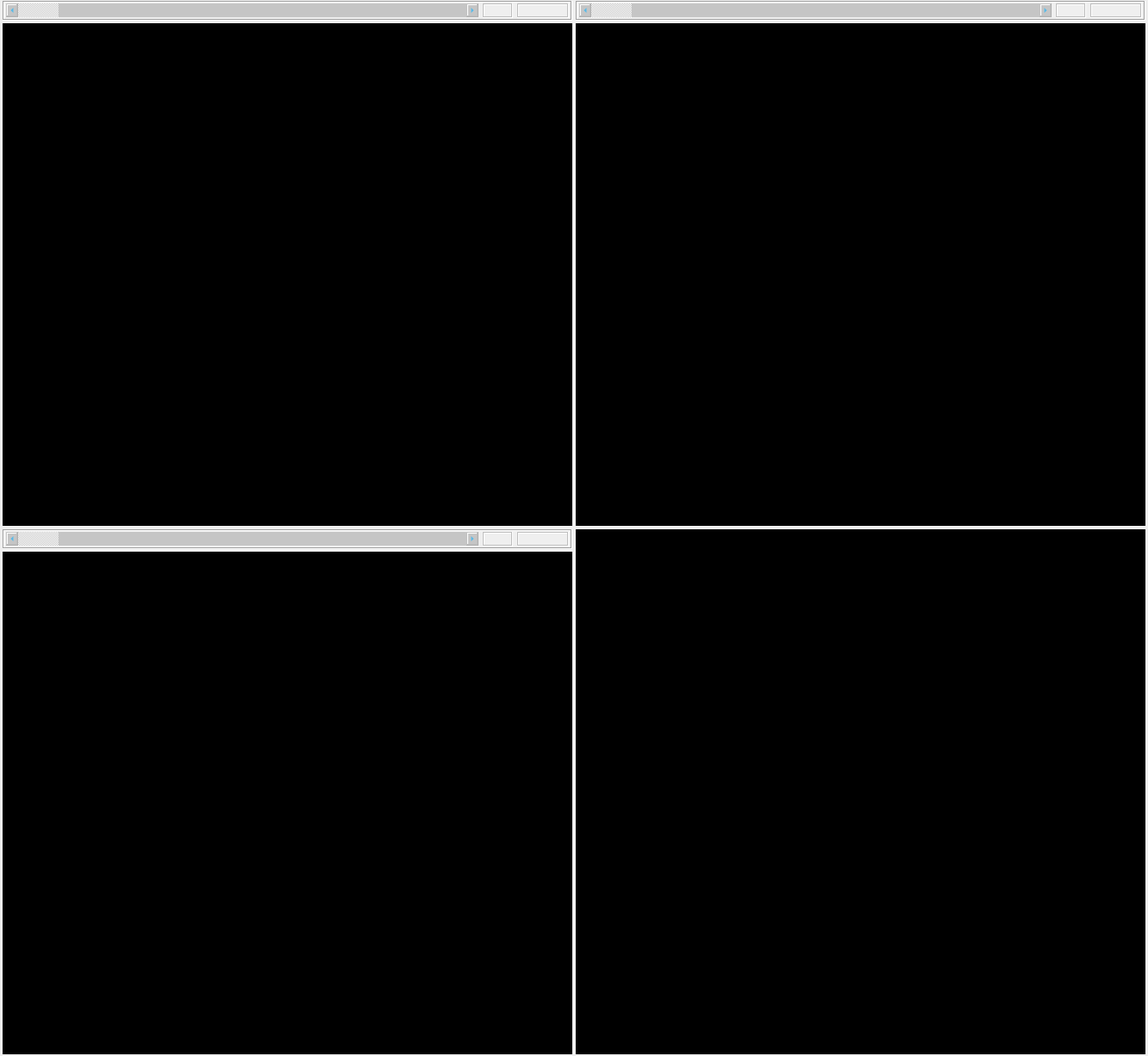
<?xml version="1.0" encoding="UTF-8"?>
<ui version="4.0">
 <class>mainFrameTrackerNavigationViewGUI</class>
 <widget class="QWidget" name="mainFrameTrackerNavigationViewGUI">
  <property name="geometry">
   <rect>
    <x>0</x>
    <y>0</y>
    <width>1334</width>
    <height>1227</height>
   </rect>
  </property>
  <property name="font">
   <font>
    <pointsize>8</pointsize>
   </font>
  </property>
  <property name="windowTitle">
   <string>Navigation View</string>
  </property>
  <layout class="QVBoxLayout" name="verticalLayout_2">
   <property name="spacing">
    <number>5</number>
   </property>
   <property name="leftMargin">
    <number>2</number>
   </property>
   <property name="topMargin">
    <number>1</number>
   </property>
   <property name="rightMargin">
    <number>2</number>
   </property>
   <property name="bottomMargin">
    <number>1</number>
   </property>
   <item>
    <layout class="QVBoxLayout" name="navigationViewMainLayout">
     <property name="spacing">
      <number>3</number>
     </property>
     <item>
      <layout class="QHBoxLayout" name="navigationViewLayoutAxialSagittal">
       <property name="spacing">
        <number>2</number>
       </property>
       <item>
        <widget class="QFrame" name="navigationViewFrameAxial">
         <property name="sizePolicy">
          <sizepolicy hsizetype="Expanding" vsizetype="Preferred">
           <horstretch>0</horstretch>
           <verstretch>0</verstretch>
          </sizepolicy>
         </property>
         <layout class="QVBoxLayout" name="verticalLayout_6">
          <property name="spacing">
           <number>3</number>
          </property>
          <property name="leftMargin">
           <number>1</number>
          </property>
          <property name="topMargin">
           <number>0</number>
          </property>
          <property name="rightMargin">
           <number>1</number>
          </property>
          <property name="bottomMargin">
           <number>1</number>
          </property>
          <item>
           <widget class="QFrame" name="navigationViewBottomToolFrameAxial_2">
            <property name="sizePolicy">
             <sizepolicy hsizetype="Expanding" vsizetype="Preferred">
              <horstretch>0</horstretch>
              <verstretch>0</verstretch>
             </sizepolicy>
            </property>
            <property name="font">
             <font>
              <pointsize>8</pointsize>
             </font>
            </property>
            <property name="styleSheet">
             <string notr="true">border-color: rgb(126, 126, 126);</string>
            </property>
            <property name="frameShape">
             <enum>QFrame::Box</enum>
            </property>
            <property name="frameShadow">
             <enum>QFrame::Sunken</enum>
            </property>
            <layout class="QHBoxLayout" name="navigationViewBottomToolFrameAxial">
             <property name="spacing">
              <number>5</number>
             </property>
             <property name="leftMargin">
              <number>2</number>
             </property>
             <property name="topMargin">
              <number>1</number>
             </property>
             <property name="rightMargin">
              <number>2</number>
             </property>
             <property name="bottomMargin">
              <number>1</number>
             </property>
             <item>
              <widget class="QScrollBar" name="scrollBarAxial">
               <property name="enabled">
                <bool>false</bool>
               </property>
               <property name="sizePolicy">
                <sizepolicy hsizetype="Expanding" vsizetype="Preferred">
                 <horstretch>0</horstretch>
                 <verstretch>0</verstretch>
                </sizepolicy>
               </property>
               <property name="maximumSize">
                <size>
                 <width>16777215</width>
                 <height>16</height>
                </size>
               </property>
               <property name="font">
                <font>
                 <pointsize>8</pointsize>
                </font>
               </property>
               <property name="styleSheet">
                <string notr="true">color: rgb(20, 180, 255);
background-color: rgb(197, 197, 197);</string>
               </property>
               <property name="orientation">
                <enum>Qt::Horizontal</enum>
               </property>
              </widget>
             </item>
             <item>
              <widget class="QLabel" name="sliceNumberLabelAxial">
               <property name="enabled">
                <bool>false</bool>
               </property>
               <property name="sizePolicy">
                <sizepolicy hsizetype="Expanding" vsizetype="Fixed">
                 <horstretch>0</horstretch>
                 <verstretch>0</verstretch>
                </sizepolicy>
               </property>
               <property name="maximumSize">
                <size>
                 <width>35</width>
                 <height>20</height>
                </size>
               </property>
               <property name="font">
                <font>
                 <pointsize>8</pointsize>
                </font>
               </property>
               <property name="frameShape">
                <enum>QFrame::Box</enum>
               </property>
               <property name="frameShadow">
                <enum>QFrame::Sunken</enum>
               </property>
               <property name="text">
                <string/>
               </property>
              </widget>
             </item>
             <item>
              <widget class="QLabel" name="imagePointNumberLabelAxial">
               <property name="enabled">
                <bool>false</bool>
               </property>
               <property name="sizePolicy">
                <sizepolicy hsizetype="Expanding" vsizetype="Fixed">
                 <horstretch>0</horstretch>
                 <verstretch>0</verstretch>
                </sizepolicy>
               </property>
               <property name="maximumSize">
                <size>
                 <width>60</width>
                 <height>20</height>
                </size>
               </property>
               <property name="font">
                <font>
                 <pointsize>8</pointsize>
                </font>
               </property>
               <property name="frameShape">
                <enum>QFrame::Box</enum>
               </property>
               <property name="frameShadow">
                <enum>QFrame::Sunken</enum>
               </property>
               <property name="text">
                <string/>
               </property>
              </widget>
             </item>
            </layout>
           </widget>
          </item>
          <item>
           <widget class="igstk::QTWidget" name="navigationViewDisplayAxial" native="true">
            <property name="sizePolicy">
             <sizepolicy hsizetype="Expanding" vsizetype="Expanding">
              <horstretch>0</horstretch>
              <verstretch>0</verstretch>
             </sizepolicy>
            </property>
            <property name="font">
             <font>
              <pointsize>8</pointsize>
             </font>
            </property>
            <property name="styleSheet">
             <string notr="true">background-color: rgb(0, 0, 0);</string>
            </property>
            <layout class="QVBoxLayout" name="verticalLayout_7">
             <property name="spacing">
              <number>3</number>
             </property>
             <property name="leftMargin">
              <number>2</number>
             </property>
             <property name="topMargin">
              <number>1</number>
             </property>
             <property name="rightMargin">
              <number>2</number>
             </property>
             <property name="bottomMargin">
              <number>1</number>
             </property>
            </layout>
           </widget>
          </item>
         </layout>
        </widget>
       </item>
       <item>
        <widget class="QFrame" name="navigationViewFrameSagittal">
         <property name="sizePolicy">
          <sizepolicy hsizetype="Expanding" vsizetype="Preferred">
           <horstretch>0</horstretch>
           <verstretch>0</verstretch>
          </sizepolicy>
         </property>
         <property name="font">
          <font>
           <pointsize>8</pointsize>
          </font>
         </property>
         <layout class="QVBoxLayout" name="mainViewFrameSagittal">
          <property name="spacing">
           <number>3</number>
          </property>
          <property name="leftMargin">
           <number>1</number>
          </property>
          <property name="topMargin">
           <number>0</number>
          </property>
          <property name="rightMargin">
           <number>1</number>
          </property>
          <property name="bottomMargin">
           <number>1</number>
          </property>
          <item>
           <widget class="QFrame" name="navigationViewBottomToolFrameSagittal">
            <property name="sizePolicy">
             <sizepolicy hsizetype="Expanding" vsizetype="Preferred">
              <horstretch>0</horstretch>
              <verstretch>0</verstretch>
             </sizepolicy>
            </property>
            <property name="font">
             <font>
              <pointsize>8</pointsize>
             </font>
            </property>
            <property name="styleSheet">
             <string notr="true">border-color: rgb(126, 126, 126);</string>
            </property>
            <property name="frameShape">
             <enum>QFrame::Box</enum>
            </property>
            <property name="frameShadow">
             <enum>QFrame::Sunken</enum>
            </property>
            <layout class="QHBoxLayout" name="horizontalLayout_2">
             <property name="spacing">
              <number>5</number>
             </property>
             <property name="leftMargin">
              <number>2</number>
             </property>
             <property name="topMargin">
              <number>1</number>
             </property>
             <property name="rightMargin">
              <number>2</number>
             </property>
             <property name="bottomMargin">
              <number>1</number>
             </property>
             <item>
              <widget class="QScrollBar" name="scrollBarSagittal">
               <property name="enabled">
                <bool>false</bool>
               </property>
               <property name="sizePolicy">
                <sizepolicy hsizetype="Expanding" vsizetype="Preferred">
                 <horstretch>0</horstretch>
                 <verstretch>0</verstretch>
                </sizepolicy>
               </property>
               <property name="maximumSize">
                <size>
                 <width>16777215</width>
                 <height>16</height>
                </size>
               </property>
               <property name="font">
                <font>
                 <pointsize>8</pointsize>
                </font>
               </property>
               <property name="styleSheet">
                <string notr="true">color: rgb(20, 180, 255);
background-color: rgb(197, 197, 197);</string>
               </property>
               <property name="orientation">
                <enum>Qt::Horizontal</enum>
               </property>
              </widget>
             </item>
             <item>
              <widget class="QLabel" name="sliceNumberLabelSagittal">
               <property name="enabled">
                <bool>false</bool>
               </property>
               <property name="sizePolicy">
                <sizepolicy hsizetype="Expanding" vsizetype="Fixed">
                 <horstretch>0</horstretch>
                 <verstretch>0</verstretch>
                </sizepolicy>
               </property>
               <property name="maximumSize">
                <size>
                 <width>35</width>
                 <height>20</height>
                </size>
               </property>
               <property name="font">
                <font>
                 <pointsize>8</pointsize>
                </font>
               </property>
               <property name="styleSheet">
                <string notr="true"/>
               </property>
               <property name="frameShape">
                <enum>QFrame::Box</enum>
               </property>
               <property name="frameShadow">
                <enum>QFrame::Sunken</enum>
               </property>
               <property name="text">
                <string/>
               </property>
              </widget>
             </item>
             <item>
              <widget class="QLabel" name="imagePointNumberLabelSagittal">
               <property name="enabled">
                <bool>false</bool>
               </property>
               <property name="sizePolicy">
                <sizepolicy hsizetype="Expanding" vsizetype="Fixed">
                 <horstretch>0</horstretch>
                 <verstretch>0</verstretch>
                </sizepolicy>
               </property>
               <property name="maximumSize">
                <size>
                 <width>60</width>
                 <height>20</height>
                </size>
               </property>
               <property name="font">
                <font>
                 <pointsize>8</pointsize>
                </font>
               </property>
               <property name="frameShape">
                <enum>QFrame::Box</enum>
               </property>
               <property name="frameShadow">
                <enum>QFrame::Sunken</enum>
               </property>
               <property name="text">
                <string/>
               </property>
              </widget>
             </item>
            </layout>
           </widget>
          </item>
          <item>
           <widget class="igstk::QTWidget" name="navigationViewDisplaySagittal" native="true">
            <property name="sizePolicy">
             <sizepolicy hsizetype="Expanding" vsizetype="Expanding">
              <horstretch>0</horstretch>
              <verstretch>0</verstretch>
             </sizepolicy>
            </property>
            <property name="font">
             <font>
              <pointsize>8</pointsize>
             </font>
            </property>
            <property name="styleSheet">
             <string notr="true">background-color: rgb(0, 0, 0);</string>
            </property>
            <layout class="QHBoxLayout" name="horizontalLayout_3"/>
           </widget>
          </item>
         </layout>
        </widget>
       </item>
      </layout>
     </item>
     <item>
      <layout class="QHBoxLayout" name="navigationViewLayoutCoronal3D">
       <property name="spacing">
        <number>2</number>
       </property>
       <item>
        <widget class="QFrame" name="navigationViewFrameCoronal">
         <property name="sizePolicy">
          <sizepolicy hsizetype="Expanding" vsizetype="Preferred">
           <horstretch>0</horstretch>
           <verstretch>0</verstretch>
          </sizepolicy>
         </property>
         <property name="font">
          <font>
           <pointsize>8</pointsize>
          </font>
         </property>
         <layout class="QVBoxLayout" name="verticalLayout_4">
          <property name="spacing">
           <number>3</number>
          </property>
          <property name="leftMargin">
           <number>1</number>
          </property>
          <property name="topMargin">
           <number>0</number>
          </property>
          <property name="rightMargin">
           <number>1</number>
          </property>
          <property name="bottomMargin">
           <number>1</number>
          </property>
          <item>
           <widget class="QFrame" name="navigationViewBottomToolFrameCoronal">
            <property name="sizePolicy">
             <sizepolicy hsizetype="Expanding" vsizetype="Preferred">
              <horstretch>0</horstretch>
              <verstretch>0</verstretch>
             </sizepolicy>
            </property>
            <property name="styleSheet">
             <string notr="true">border-color: rgb(126, 126, 126);</string>
            </property>
            <property name="frameShape">
             <enum>QFrame::Box</enum>
            </property>
            <property name="frameShadow">
             <enum>QFrame::Sunken</enum>
            </property>
            <layout class="QHBoxLayout" name="horizontalLayout">
             <property name="spacing">
              <number>5</number>
             </property>
             <property name="leftMargin">
              <number>2</number>
             </property>
             <property name="topMargin">
              <number>1</number>
             </property>
             <property name="rightMargin">
              <number>2</number>
             </property>
             <property name="bottomMargin">
              <number>1</number>
             </property>
             <item>
              <widget class="QScrollBar" name="scrollBarCoronal">
               <property name="enabled">
                <bool>false</bool>
               </property>
               <property name="sizePolicy">
                <sizepolicy hsizetype="Expanding" vsizetype="Preferred">
                 <horstretch>0</horstretch>
                 <verstretch>0</verstretch>
                </sizepolicy>
               </property>
               <property name="maximumSize">
                <size>
                 <width>16777215</width>
                 <height>16</height>
                </size>
               </property>
               <property name="font">
                <font>
                 <pointsize>8</pointsize>
                </font>
               </property>
               <property name="styleSheet">
                <string notr="true">color: rgb(20, 180, 255);
background-color: rgb(197, 197, 197);</string>
               </property>
               <property name="orientation">
                <enum>Qt::Horizontal</enum>
               </property>
              </widget>
             </item>
             <item>
              <widget class="QLabel" name="sliceNumberLabelCoronal">
               <property name="enabled">
                <bool>false</bool>
               </property>
               <property name="sizePolicy">
                <sizepolicy hsizetype="Expanding" vsizetype="Fixed">
                 <horstretch>0</horstretch>
                 <verstretch>0</verstretch>
                </sizepolicy>
               </property>
               <property name="maximumSize">
                <size>
                 <width>35</width>
                 <height>20</height>
                </size>
               </property>
               <property name="font">
                <font>
                 <pointsize>8</pointsize>
                </font>
               </property>
               <property name="frameShape">
                <enum>QFrame::Box</enum>
               </property>
               <property name="frameShadow">
                <enum>QFrame::Sunken</enum>
               </property>
               <property name="text">
                <string/>
               </property>
              </widget>
             </item>
             <item>
              <widget class="QLabel" name="imagePointNumberLabelCoronal">
               <property name="enabled">
                <bool>false</bool>
               </property>
               <property name="sizePolicy">
                <sizepolicy hsizetype="Expanding" vsizetype="Fixed">
                 <horstretch>0</horstretch>
                 <verstretch>0</verstretch>
                </sizepolicy>
               </property>
               <property name="maximumSize">
                <size>
                 <width>60</width>
                 <height>20</height>
                </size>
               </property>
               <property name="font">
                <font>
                 <pointsize>8</pointsize>
                </font>
               </property>
               <property name="frameShape">
                <enum>QFrame::Box</enum>
               </property>
               <property name="frameShadow">
                <enum>QFrame::Sunken</enum>
               </property>
               <property name="text">
                <string/>
               </property>
              </widget>
             </item>
            </layout>
           </widget>
          </item>
          <item>
           <widget class="igstk::QTWidget" name="navigationViewDisplayCoronal" native="true">
            <property name="sizePolicy">
             <sizepolicy hsizetype="Expanding" vsizetype="Expanding">
              <horstretch>0</horstretch>
              <verstretch>0</verstretch>
             </sizepolicy>
            </property>
            <property name="font">
             <font>
              <pointsize>8</pointsize>
             </font>
            </property>
            <property name="styleSheet">
             <string notr="true">background-color: rgb(0, 0, 0);</string>
            </property>
            <layout class="QVBoxLayout" name="verticalLayout_5">
             <property name="spacing">
              <number>3</number>
             </property>
             <property name="leftMargin">
              <number>2</number>
             </property>
             <property name="topMargin">
              <number>1</number>
             </property>
             <property name="rightMargin">
              <number>2</number>
             </property>
             <property name="bottomMargin">
              <number>1</number>
             </property>
            </layout>
           </widget>
          </item>
         </layout>
        </widget>
       </item>
       <item>
        <widget class="QFrame" name="navigationViewFrame3D">
         <property name="sizePolicy">
          <sizepolicy hsizetype="Expanding" vsizetype="Preferred">
           <horstretch>0</horstretch>
           <verstretch>0</verstretch>
          </sizepolicy>
         </property>
         <layout class="QVBoxLayout" name="navigationViewFrame3D1">
          <property name="spacing">
           <number>3</number>
          </property>
          <property name="leftMargin">
           <number>1</number>
          </property>
          <property name="topMargin">
           <number>0</number>
          </property>
          <property name="rightMargin">
           <number>1</number>
          </property>
          <property name="bottomMargin">
           <number>1</number>
          </property>
          <item>
           <widget class="igstk::QTWidget" name="navigationViewDisplayMPR" native="true">
            <property name="sizePolicy">
             <sizepolicy hsizetype="Expanding" vsizetype="Expanding">
              <horstretch>0</horstretch>
              <verstretch>0</verstretch>
             </sizepolicy>
            </property>
            <property name="font">
             <font>
              <pointsize>8</pointsize>
             </font>
            </property>
            <property name="styleSheet">
             <string notr="true">background-color: rgb(0, 0, 0);</string>
            </property>
            <layout class="QVBoxLayout" name="verticalLayout">
             <property name="spacing">
              <number>3</number>
             </property>
             <property name="leftMargin">
              <number>2</number>
             </property>
             <property name="topMargin">
              <number>1</number>
             </property>
             <property name="rightMargin">
              <number>2</number>
             </property>
             <property name="bottomMargin">
              <number>1</number>
             </property>
            </layout>
           </widget>
          </item>
         </layout>
        </widget>
       </item>
      </layout>
     </item>
    </layout>
   </item>
  </layout>
 </widget>
 <customwidgets>
  <customwidget>
   <class>igstk::QTWidget</class>
   <extends></extends>
   <header>igstkQTWidget.h</header>
   <container>1</container>
  </customwidget>
 </customwidgets>
 <resources/>
 <connections/>
</ui>
